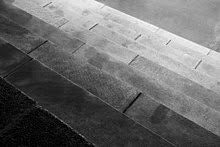
%> input picture do.jpg, 220 x 147 px
$ octave --eval "result = Labelling(imread('../do.jpg'));"   (GNU Octave 9; MATLAB toolbox functions it lacks are replaced by stand-ins)
%> lines starting %> are read from the running program, lines starting %| are printed output that depends on the picture; in (x1, y1, x2, y2) boxes, pixels count from 0 and x2, y2 are one past the last pixel; in counts of white or black regions, pixels touching at a corner belong together; the program's own positions count from 1
function [ Arr, label_count] = Labelling(A)
S=size(A);
%> S = [147 220 3]
row=S(1);
%> row = 147
col=S(2);
%> col = 220

A=rgb2gray(A);
A=im2bw(A,0.5);
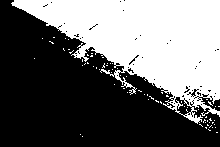
%> A: size 147x220 logical; 41.3% white; 71 white regions (70 under 20 px), largest, box (x1, y1, x2, y2) and area: (11, 0, 220, 124) 13194
Arr=zeros(row,col);
label_count=1;
B=0;
C=0;
D=0;

for i=1:row
   for j=1:col
    if A(i,j)==0
    continue;
    end
    if i~=1 && j~=1
     D=A(i-1,j-1);
    end
    if i~=1
     C=A(i-1,j);
    end
    if j~=1
     B=A(i,j-1);
    end
    if A(i,j)==D
      Arr(i,j)=Arr(i-1,j-1);
      continue;
    elseif A(i,j)==B

        if A(i,j)==C
           if Arr(i,j-1)==Arr(i-1,j);
              Arr(i,j)=Arr(i,j-1);
           else
              val1=max(Arr(i,j-1),Arr(i-1,j));
              val2=min(Arr(i,j-1),Arr(i-1,j));
              Arr(i,j)=val2;
              Arr=updateValue(Arr,val1,val2);
              label_count=label_count-1;
           end
        else
         Arr(i,j)=Arr(i,j-1);

        end

    elseif A(i,j)==C

        Arr(i,j)=Arr(i-1,j);

    else
        Arr(i,j)=label_count;
        label_count=label_count+1;

    end

   end
end
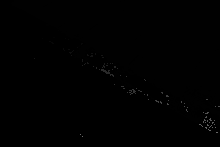
%> Arr: size 147x220 double; min 0, max 104, mean 0.8
%> after the loop, B = false; C = false; D = false; label_count = 105; val1 = 86; val2 = 84
